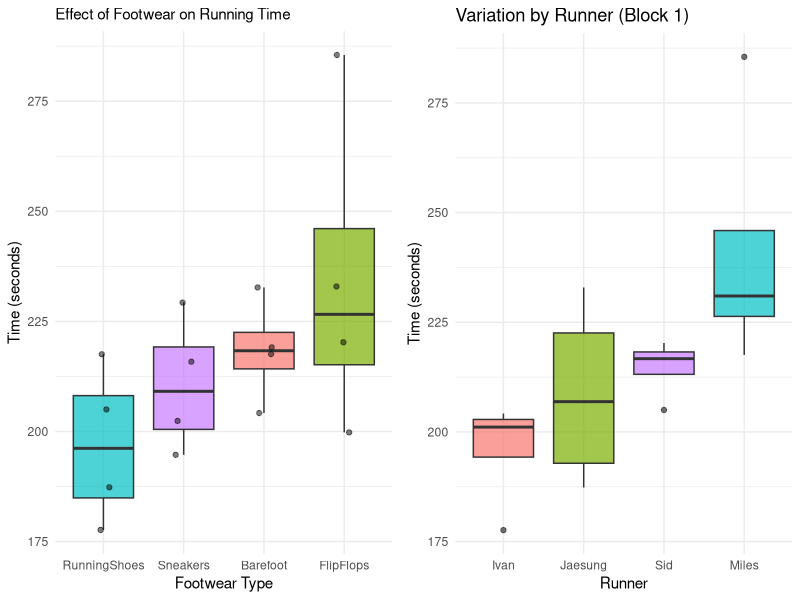
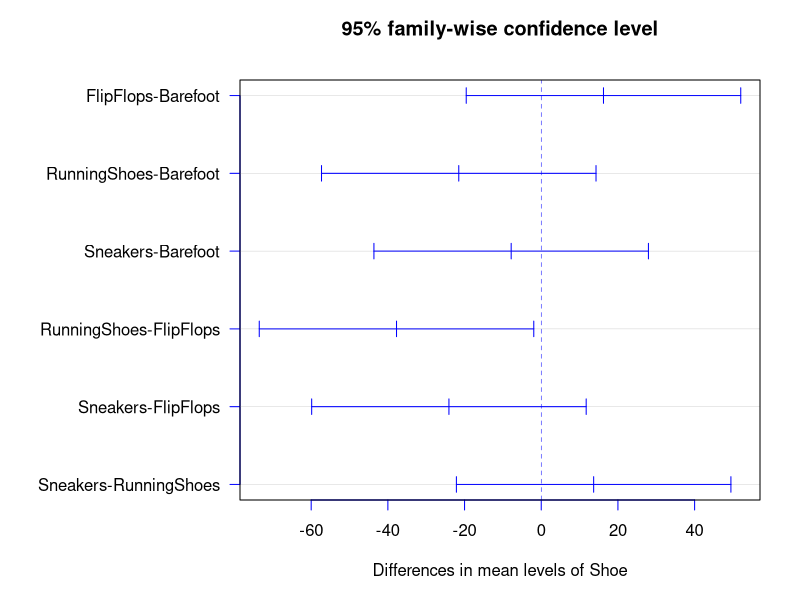
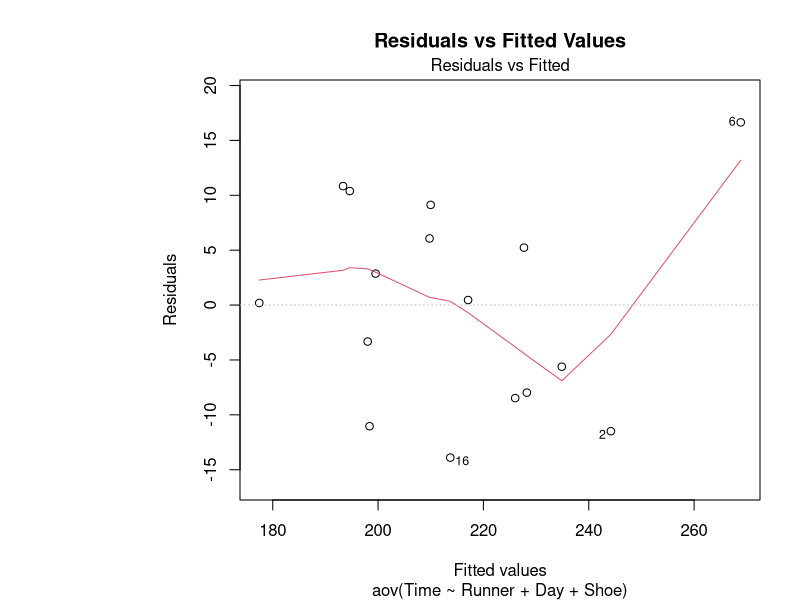
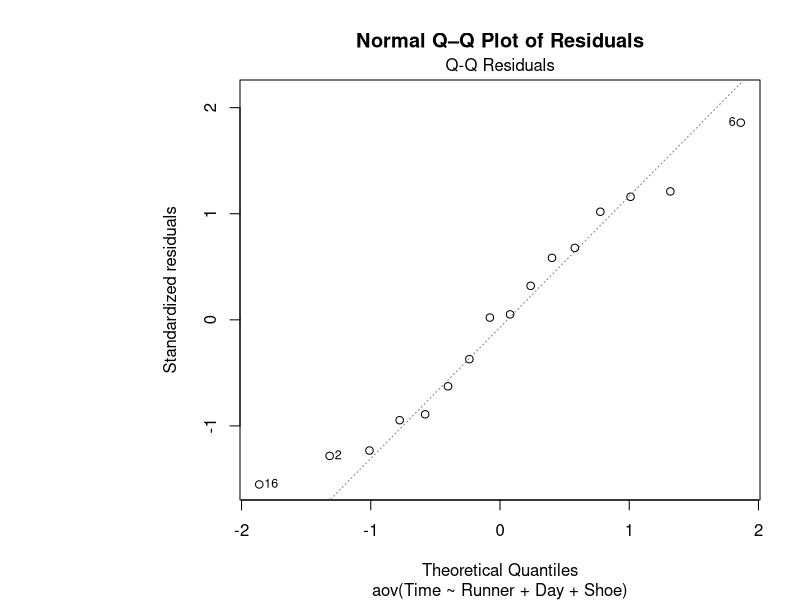

R code for these plots, in order:
## ---- chunk 1
knitr::opts_chunk$set(message =  FALSE)
knitr::opts_chunk$set(warning =  FALSE)
knitr::opts_chunk$set(error =  FALSE)
library(dplyr)
library(knitr)
library(ggplot2)
library(gridExtra)
## ---- chunk 2
library(knitr)

days <- c("Day 1", "Day 2", "Day 3", "Day 4")
runners <- c("Sid", "Miles", "Jaesung", "Ivan")

# 4x4 Latin Square
latin_square <- matrix(
  c("A","B","C","D",
    "B","C","D","A",
    "C","D","A","B",
    "D","A","B","C"),
  nrow = 4,
  byrow = TRUE
)

# Column names
colnames(latin_square) <- runners

# Data frame
latin_df <- data.frame(
  Blocks = days,
  latin_square,
  check.names = FALSE
)

# Table
kable(latin_df, caption = "4×4 Latin Square Design")
## ---- chunk 3
library(knitr)

days <- c("Day 1", "Day 2", "Day 3", "Day 4")
runners <- c("Sid", "Miles", "Jaesung", "Ivan")

# 4x4 Latin Square
latin_square <- matrix(
  c("A = 215.84","B = 232.71","C = 232.93","D = 177.63",
    "B = 217.56","C = 285.50","D = 187.34","A = 202.40",
    "C = 220.27","D = 217.55","A = 194.70","B = 204.19",
    "D = 205.01","A = 229.27","B = 219.11","C = 199.81"),
  nrow = 4,
  byrow = TRUE
)

# Column names
colnames(latin_square) <- runners

# Data frame
latin_df2 <- data.frame(
  Blocks = days,
  latin_square,
  check.names = FALSE
)

# Table
kable(latin_df2, caption = "4×4 Latin Square Design with Times")
## ---- chunk 4
#Data Setup For Analysis
runner_ids <- factor(rep(c("Sid", "Miles", "Jaesung", "Ivan"), times = 4))
day_ids <- factor(rep(c("Day 1", "Day 2", "Day 3", "Day 4"), each = 4))

shoe_types <- factor(c(
  "Sneakers", "Barefoot", "FlipFlops", "RunningShoes",
  "Barefoot", "FlipFlops", "RunningShoes", "Sneakers",
  "FlipFlops", "RunningShoes", "Sneakers", "Barefoot",
  "RunningShoes", "Sneakers", "Barefoot", "FlipFlops"))

times <- c(
  215.84, 232.71, 232.93, 177.63,
  217.56, 285.50, 187.34, 202.40,
  220.27, 217.55, 194.70, 204.19,
  205.01, 229.27, 219.11, 199.81)

analysis_df <- data.frame(Runner = runner_ids,
                          Day = day_ids,
                          Shoe = shoe_types,
                          Time = times)

head(analysis_df)

#Summary Statistics
stats_summary <- analysis_df %>%
  group_by(Shoe) %>%
  summarise(Mean = mean(Time),
            SD = sd(Time),
            Min = min(Time),
            Max = max(Time)) %>%
  arrange(Mean)
kable(stats_summary, caption = "Summary Statistics of Running Time by Footwear")

#Visualizations
#Shoe Effect
plot_shoe <- ggplot(analysis_df, aes(x = reorder(Shoe, Time), y = Time, fill = Shoe)) +
  geom_boxplot(alpha = 0.7) +
  geom_jitter(width = 0.1, alpha = 0.5) +
  labs(title = "Effect of Footwear on Running Time",
       x = "Footwear Type",
       y = "Time (seconds)") +
  theme_minimal() +
  theme(legend.position = "none", plot.title = element_text(size = 11))

#Runner Effect (Blocks)
plot_runner <- ggplot(analysis_df, aes(x= reorder(Runner, Time), y= Time, fill = Runner)) +
  geom_boxplot(alpha = 0.7) +
  labs(title = "Variation by Runner (Block 1)",
       x = "Runner",
       y = "Time (seconds)") +
  theme_minimal() + 
  theme(legend.position = "none")

grid.arrange(plot_shoe, plot_runner, ncol = 2)
## ---- chunk 5
#ANOVA Testing
ls_model <- aov(Time ~ Runner + Day + Shoe, data = analysis_df)
options(knitr.kable.NA = '')
kable(anova(ls_model),
      caption = "ANOVA Table for Latin Square Design",
      digits = 4)
## ---- chunk 6
tukey_results <- TukeyHSD(ls_model, "Shoe", conf.level = 0.95)
tukey_shoes <- tukey_results$Shoe
kable(tukey_shoes,
      caption = "Tukey HSD Pairwise Comparisons for Footwear",
      digits = 4)
## ---- chunk 7
#Tukey Results Plot
par(mar = c(5, 12, 4, 2))
plot(tukey_results, las = 1, col = "blue")
## ---- chunk 8
#Assumption testing plots
plot(ls_model, which = 1,
main = "Residuals vs Fitted Values")
plot(ls_model, which = 2,
main = "Normal Q–Q Plot of Residuals")

#Assumption testing
shapiro_test <- shapiro.test(residuals(ls_model))
bartlett_test <- bartlett.test(Time ~ Shoe, data = analysis_df)

print(shapiro_test)
print(bartlett_test)
